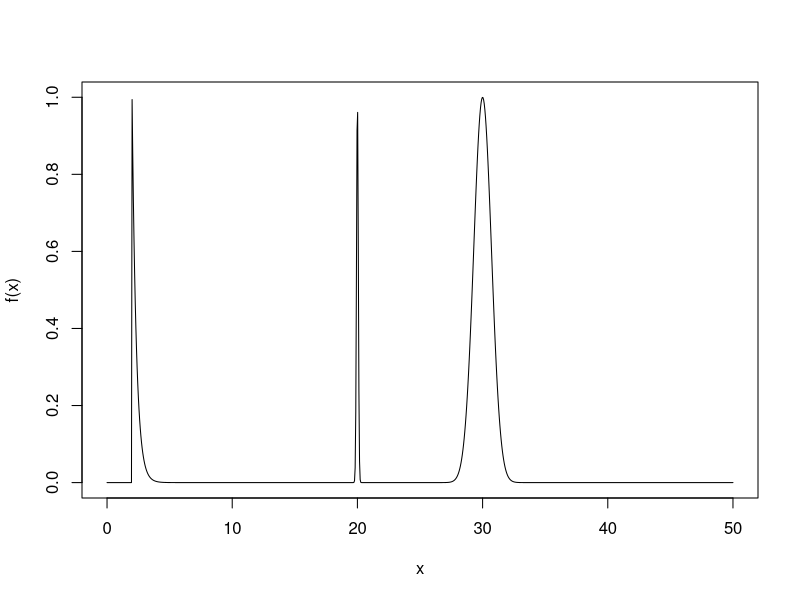
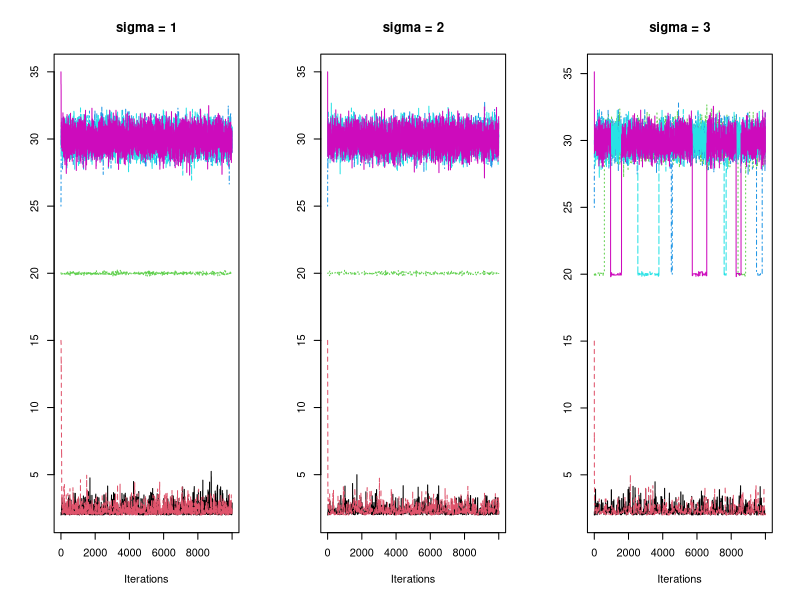
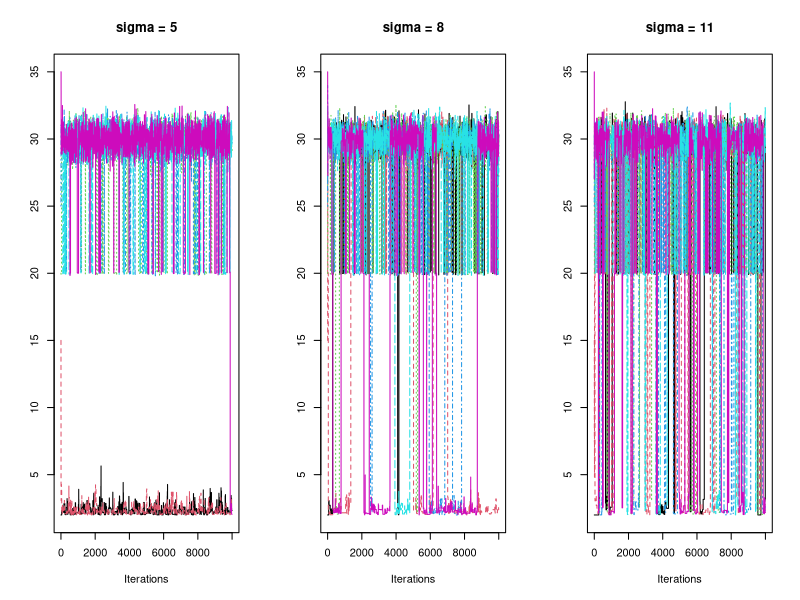
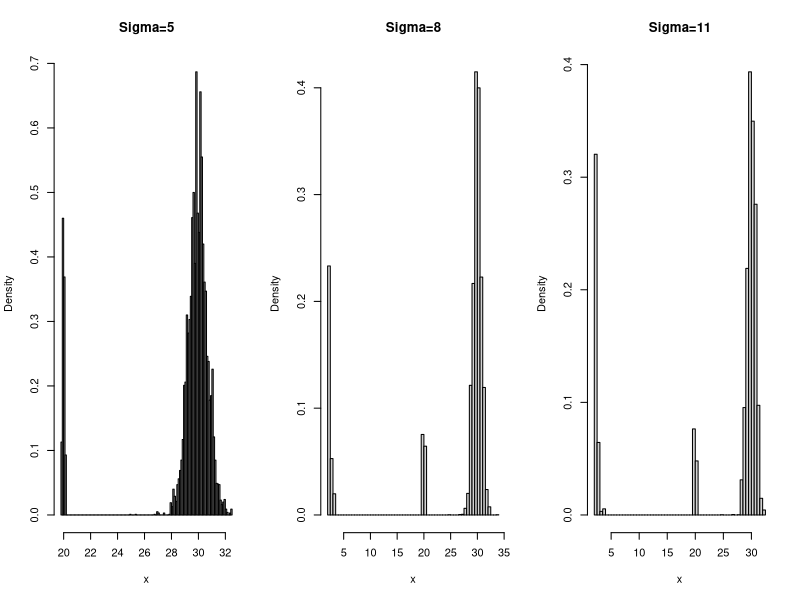

Generate these figures, in order, with R:
## ---- chunk 1
knitr::opts_chunk$set(
  collapse = TRUE,
  comment = "#>"
)
include_solutions <- TRUE
## ---- chunk 2
set.seed(17)
require(rmarkdown)
require(knitr)
require(kableExtra)
# Put any library imports and other preamble here.
## ---- chunk 3
#| echo: false
#| label: fig-1
#| fig-cap: "Target Distribution up to normalisation constant"

#######################
# Question 1
#######################

library(coda)

target <- function(x) {
  if (x>=2){
    return (exp(-3*(x-2)) + exp(-(x-30)^2) + exp(-((x-20)^2)/0.01))
  }
  else{
    return (0)
  }
}

t=seq(0,50, length.out=1000)
plot(t, sapply(t, function(t) target(t)), type="l", xlab="x", ylab = "f(x)")
## ---- chunk 4
#| echo: false
#| label: fig-2
#| fig-cap: "Traceplots for smaller standard deviations"


MetrHastw <- function(X0, sigmaprop, nsteps, f){
  X <- numeric(nsteps+1) 
  X[1] <- X0
  for (i in 2:(nsteps+1)){
    Y <- rnorm(1, mean=X[i-1],sd=sigmaprop)
    if (log(runif(1)) <= log(f(Y)) -log(f(X[i-1]))){
      X[i] <- Y}
    else{ X[i] <- X[i-1]}
   }
 X
} 

#seems larger variance is better when we have 10,000 samples for mixing. All chains converge pretty fast, it's just the different modes that make this distribution difficult.

#I should also compute the Gelman Rubin statistic for each chain as a quantitative way to display convergence or lack thereof
#Also group all the plots in one figure

X0s <- c(2, 15, 20, 25, 30, 35)
chains1 <-lapply(X0s, function(x0) mcmc(MetrHastw(x0, sigmaprop=1, nsteps=10000, f=target)))
chains2 <-lapply(X0s, function(x0) mcmc(MetrHastw(x0, sigmaprop=2, nsteps=10000, f=target)))
chains3 <-lapply(X0s, function(x0) mcmc(MetrHastw(x0, sigmaprop=3, nsteps=10000, f=target)))
chains4 <-lapply(X0s, function(x0) mcmc(MetrHastw(x0, sigmaprop=5, nsteps=10000, f=target)))#actually ends up completely missing the mass around x=20
chains5 <-lapply(X0s, function(x0) mcmc(MetrHastw(x0, sigmaprop=8, nsteps=10000, f=target)))
chains6 <- lapply(X0s, function(x0) mcmc(MetrHastw(x0, sigmaprop=11, nsteps=10000, f=target)))

par(mfrow=c(1,3))  

traceplot(chains1); title("sigma = 1")
traceplot(chains2); title("sigma = 2")
traceplot(chains3); title("sigma = 3")
## ---- chunk 5
#| echo: false
#| label: fig-3
#| fig-cap: "Traceplots for larger standard deviations"

par(mfrow=c(1,3))

traceplot(chains4); title("sigma = 5")
traceplot(chains5); title("sigma = 8")
traceplot(chains6); title("sigma = 11")
## ---- chunk 6
#| echo: false
#| label: fig-4
#| fig-cap: "Histograms for different chains initialised at x=25"

par(mfrow=c(1,3))

hist(chains4[[4]], breaks=100, freq=F, xlab='x', main='Sigma=5')
hist(chains5[[4]], breaks=100, freq=F, xlab='x', main='Sigma=8')
hist(chains6[[4]], breaks=100, freq=F, xlab='x', main='Sigma=11')
